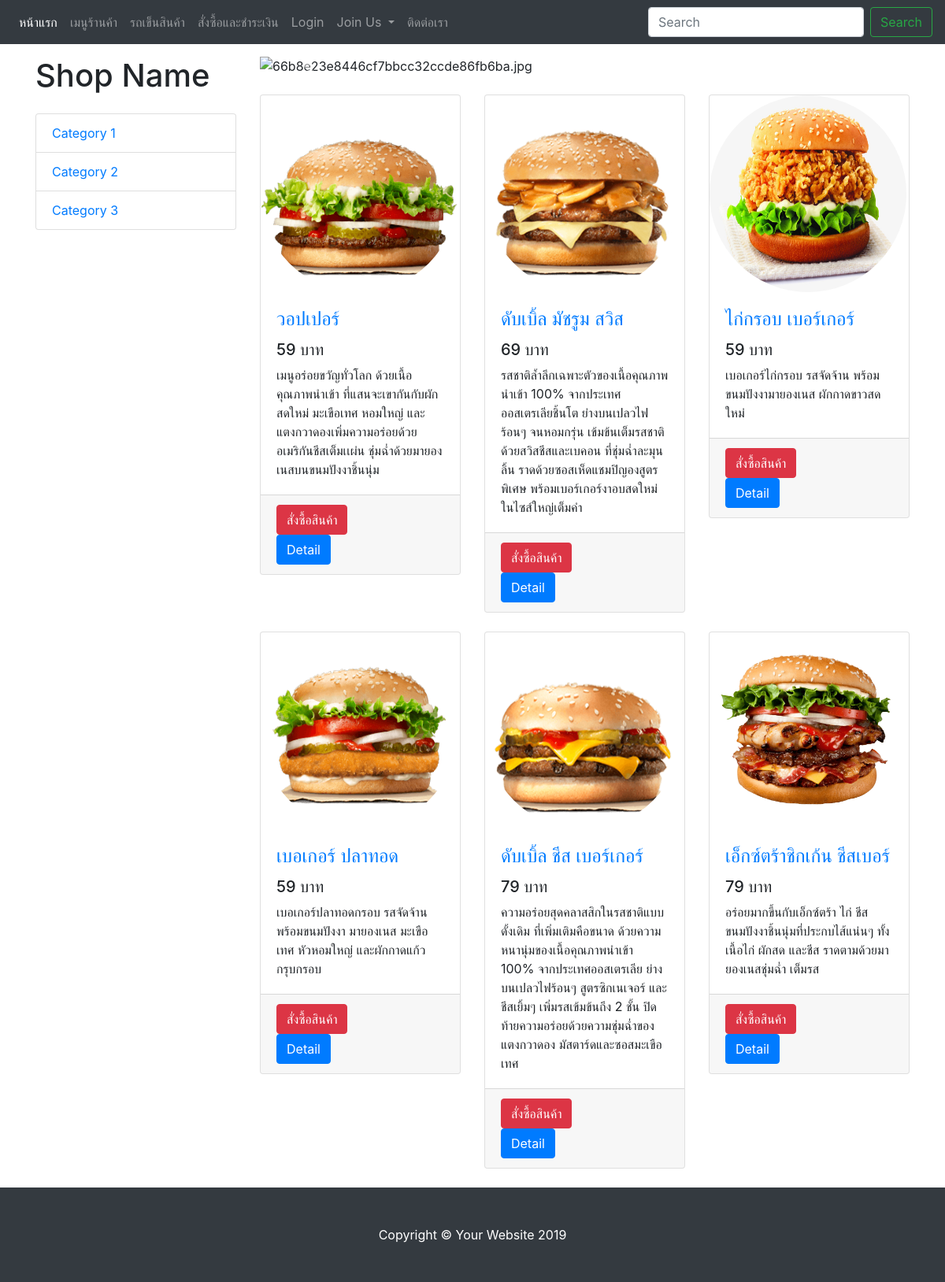
Page /menu.php on the committed database.
### tables this page shows
CREATE TABLE `product` (
  `Product_ID` int(8) NOT NULL,
  `Product_name` varchar(30) NOT NULL,
  `Image_name` varchar(500) NOT NULL,
  `Price` float DEFAULT NULL,
  `Description` varchar(500) NOT NULL
);

### menu.php (the view, shortened to what this page needs)
<?php
include_once ('db.php');
 ?>
<!doctype html>
<html lang="en">
  <head>
    <link rel="stylesheet" href="https://stackpath.bootstrapcdn.com/bootstrap/4.3.1/css/bootstrap.min.css">
    <nav class="navbar navbar-expand-lg navbar-dark bg-dark fixed-top">
  <div class="collapse navbar-collapse" id="navbarNavDropdown">
    <ul class="navbar-nav">
      <li class="nav-item active">
        <a class="nav-link" href="index.php">หน้าแรก <span class="sr-only">(current)</span></a>
      </li>
      <li class="nav-item ">
        <a class="nav-link" href="menu.php">เมนูร้านค้า </a>
      </li>
      <li class="nav-item ">
        <a class="nav-link" href="cart.php">รถเข็นสินค้า </a>
      </li>
      <li class="nav-item ">
        <a class="nav-link" href="checkout.php">สั่งซื้อและชำระเงิน </a>
      </li>
      <li class="nav-item dropdown ">
      <?php  if(isset($_SESSION['User_ID'])){ ?>
       <a class="nav-link dropdown-toggle" href="Logintest.php" id="navbarDropdownMenuLink" role="button" data-toggle="dropdown" aria-haspopup="true" aria-expanded="false">
        Member Login
      </a>
      <div class="dropdown-menu" aria-labelledby="navbarDropdownMenuLink">
        <a class="dropdown-item" href="resetpwd.php">Password Reset</a>
        <a class="dropdown-item" href="editprofile.php">Profile</a>
        <a class="dropdown-item" href="logout.php">ออกจากระบบสมาชิก</a>
      </div>
    </li>
      <?php } else{ ?>
        <li class="nav-item ">
        <a class="nav-link" href="Logintest.php">Login</a>
      </li>
      <?php } ?>
      <li class="nav-item dropdown">
        <a class="nav-link dropdown-toggle" href="#" id="navbarDropdownMenuLink" role="button" data-toggle="dropdown" aria-haspopup="true" aria-expanded="false">
          Join Us
        </a>
      </li>
      <li class="nav-item ">
        <a class="nav-link" href="Contact.html">ติดต่อเรา </a>
      </li>
    </ul>
  </div>
  <form class="form-inline">
    <input class="form-control mr-sm-2" type="search" placeholder="Search" aria-label="Search">
    <button class="btn btn-outline-success my-2 my-sm-0" type="submit">Search</button>
  </form>
</nav>
  </head>
<div class="container mt-5">
  <div class="row">
    <div class="col-lg-3">
      <h1 class="my-4">Shop Name</h1>
      <div class="list-group">
        <a href="#" class="list-group-item">Category 1</a>
        <a href="#" class="list-group-item">Category 2</a>
        <a href="#" class="list-group-item">Category 3</a>
      </div>
    </div>
    <div class="col-lg-9">
      <div id="carouselExampleIndicators" class="carousel slide my-4" data-ride="carousel">
        <ol class="carousel-indicators">
          <li data-target="#carouselExampleIndicators" data-slide-to="0" class="active"></li>
          <li data-target="#carouselExampleIndicators" data-slide-to="1"></li>
          <li data-target="#carouselExampleIndicators" data-slide-to="2"></li>
        </ol>
        <div class="carousel-inner" role="listbox">
          <div class="carousel-item active">
            <img class="d-block img-fluid"  src="https://www.img.in.th/images/66b8e23e8446cf7bbcc32ccde86fb6ba.jpg" alt="66b8e23e8446cf7bbcc32ccde86fb6ba.jpg" border="0"  alt="First slide">
          </div>
        </div>
        <a class="carousel-control-prev" href="#carouselExampleIndicators" role="button" data-slide="prev">
          <span class="carousel-control-prev-icon" aria-hidden="true"></span>
        </a>
        <a class="carousel-control-next" href="#carouselExampleIndicators" role="button" data-slide="next">
          <span class="carousel-control-next-icon" aria-hidden="true"></span>
        </a>
      </div>
      <div class="row">
        <?php
        $sql = "SELECT * FROM product";
        $con->query("SET NAMES UTF8");
        $query = $con->query($sql);
        $resultArray = array();
        while ($result = $query->fetch_array()) {
          $resultArray[] = $result;
        }
        if($resultArray != null){
          foreach($resultArray as $item){
            ?>
            <div class="col-lg-4 col-md-6 mb-4">
              <div class="card h-85">
                  <a ><img src="<?php echo  $item['Image_name']; ?>" width="250" height="250" class="rounded-circle" alt="" /></a>
               <div class="card-body">
                <h4 class="card-title">
                  <a href="Descriptionmenu.php"><?php echo $item['Product_name']; ?></a>
                </h4>
                <h5><?php echo $item['Price']; ?> บาท</h5>
                <p class="card-text"><?php echo $item['Description']; ?></p>
              </div>
              <div class="card-footer">
                <button type="button" class="btn btn-danger" data-toggle="modal" data-target="#exampleModal" onclick="openModel(<?php echo $item['Product_ID'] ?>)">สั่งซื้อสินค้า</button>
                <form method="GET" action="Descriptionmenu.php">
                  <button type="submit" class="btn btn-primary">Detail</button>
                </form>
              </div>
            </div>
          </div>
        <?php }}
        ?>
      </div>
    </div>
  </div>
</div>
<footer class="py-5 bg-dark">
  <div class="container">
    <p class="m-0 text-center text-white">Copyright &copy; Your Website 2019</p>
  </div>
</footer>
</body>
</html>

### rows in the picture
product: Image_name (picture), Product_name "วอปเปอร์", Price "59", Description "เมนูอร่อยขวัญทั่วโลก ด้วยเนื้อคุณภาพนำเข้า ที่แสนจะเขากันกับผักสดใหม่ มะเขือเทศ หอมใหญ่ และแตงกวาดองเพิ่มความอร่อยด้วยอเมริกันชีสเต็มเเผ่น ชุ่มฉ่ำด้วยมายองเนสบนขนมปังงาชิ้นนุ่ม"
product: Image_name (picture), Product_name "ดับเบิ้ล มัชรูม สวิส", Price "69", Description "รสชาติล้ำลึกเฉพาะตัวของเนื้อคุณภาพนำเข้า 100% จากประเทศออสเตรเลียชิ้นโต ย่างบนเปลวไฟ ร้อนๆ จนหอมกรุ่น เข้มข้นเต็มรสชาติด้วยสวิสชีสและเบคอน ที่ชุ่มฉ่ำละมุนลิ้น ราดด้วยซอสเห็ดแชมปิญองสูตรพิเศษ พร้อมเบอร์เกอร์งาอบสดใหม่ในไซส์ใหญ่เต็มคำ"
product: Image_name (picture), Product_name "ไก่กรอบ เบอร์เกอร์", Price "59", Description "เบอเกอร์ไก่กรอบ รสจัดจ้าน พร้อมขนมปังงามายองเนส ผักกาดขาวสดใหม่"
product: Image_name (picture), Product_name "เบอเกอร์ ปลาทอด", Price "59", Description "เบอเกอร์ปลาทอดกรอบ รสจัดจ้าน พร้อมขนมปังงา มายองเนส มะเขือเทศ หัวหอมใหญ่ และผักกาดแก้วกรุบกรอบ"
product: Image_name (picture), Product_name "ดับเบิ้ล ชีส เบอร์เกอร์", Price "79", Description "ความอร่อยสุดคลาสสิกในรสชาติแบบดั้งเดิม ที่เพิ่มเติมคือขนาด ด้วยความหนานุ่มของเนื้อคุณภาพนำเข้า 100% จากประเทศออสเตรเลีย ย่างบนเปลวไฟร้อนๆ สูตรซิกเนเจอร์ และชีสเยิ้มๆ เพิ่มรสเข้มข้นถึง 2 ชั้น ปิดท้ายความอร่อยด้วยความชุ่มฉ่ำของแตงกวาดอง มัสตาร์ดและซอสมะเขือเทศ"
product: Image_name (picture), Product_name "เอ็กซ์ตร้าชิกเก้น ชีสเบอร์", Price "79", Description "อร่อยมากขึ้นกับเอ็กซ์ตร้า ไก่ ชีส ขนมปังงาชิ้นนุ่มที่ประกบไส้แน่นๆ ทั้งเนื้อไก่ ผักสด และชีส ราดตามด้วยมายองเนสชุ่มฉ่ำ เต็มรส"
